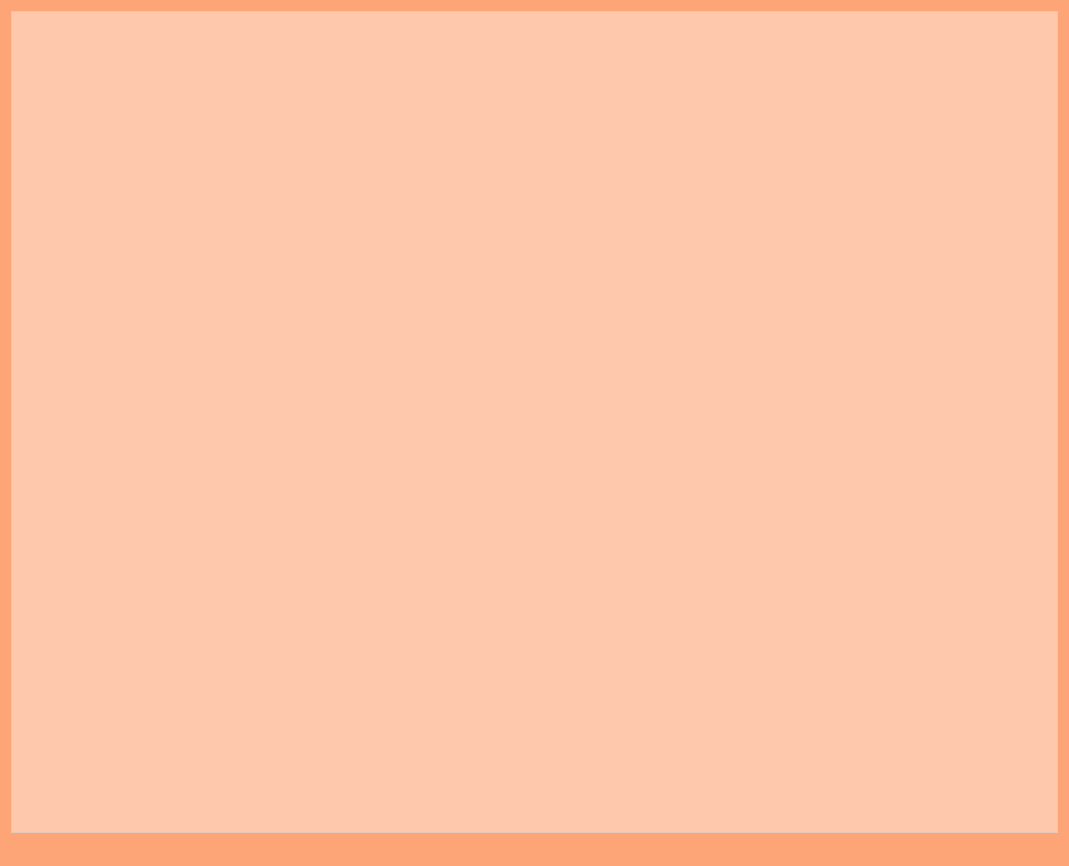
<?xml version="1.0" encoding="UTF-8"?>
<ui version="4.0">
 <class>MainWindow</class>
 <widget class="QMainWindow" name="MainWindow">
  <property name="geometry">
   <rect>
    <x>0</x>
    <y>0</y>
    <width>1069</width>
    <height>866</height>
   </rect>
  </property>
  <property name="mouseTracking">
   <bool>false</bool>
  </property>
  <property name="windowTitle">
   <string>啦啦啦~</string>
  </property>
  <property name="windowIcon">
   <iconset>
    <normaloff>pic/th.png</normaloff>pic/th.png</iconset>
  </property>
  <property name="windowOpacity">
   <double>1.000000000000000</double>
  </property>
  <property name="autoFillBackground">
   <bool>false</bool>
  </property>
  <property name="styleSheet">
   <string notr="true">background-color: rgb(253,165,119)</string>
  </property>
  <property name="tabShape">
   <enum>QTabWidget::Rounded</enum>
  </property>
  <widget class="QWidget" name="centralWidget">
   <layout class="QVBoxLayout" name="verticalLayout_2">
    <item>
     <widget class="my_QGraphicsView" name="graphicsView">
      <property name="focusPolicy">
       <enum>Qt::WheelFocus</enum>
      </property>
      <property name="toolTipDuration">
       <number>0</number>
      </property>
      <property name="styleSheet">
       <string notr="true">background-color: rgba(255,255,255,100)</string>
      </property>
     </widget>
    </item>
   </layout>
  </widget>
  <widget class="QMenuBar" name="menuBar">
   <property name="geometry">
    <rect>
     <x>0</x>
     <y>0</y>
     <width>1069</width>
     <height>23</height>
    </rect>
   </property>
  </widget>
  <widget class="QStatusBar" name="statusBar"/>
 </widget>
 <layoutdefault spacing="6" margin="11"/>
 <customwidgets>
  <customwidget>
   <class>my_QGraphicsView</class>
   <extends>QGraphicsView</extends>
   <header>my_qgraphicsview.h</header>
  </customwidget>
 </customwidgets>
 <resources/>
 <connections/>
</ui>
